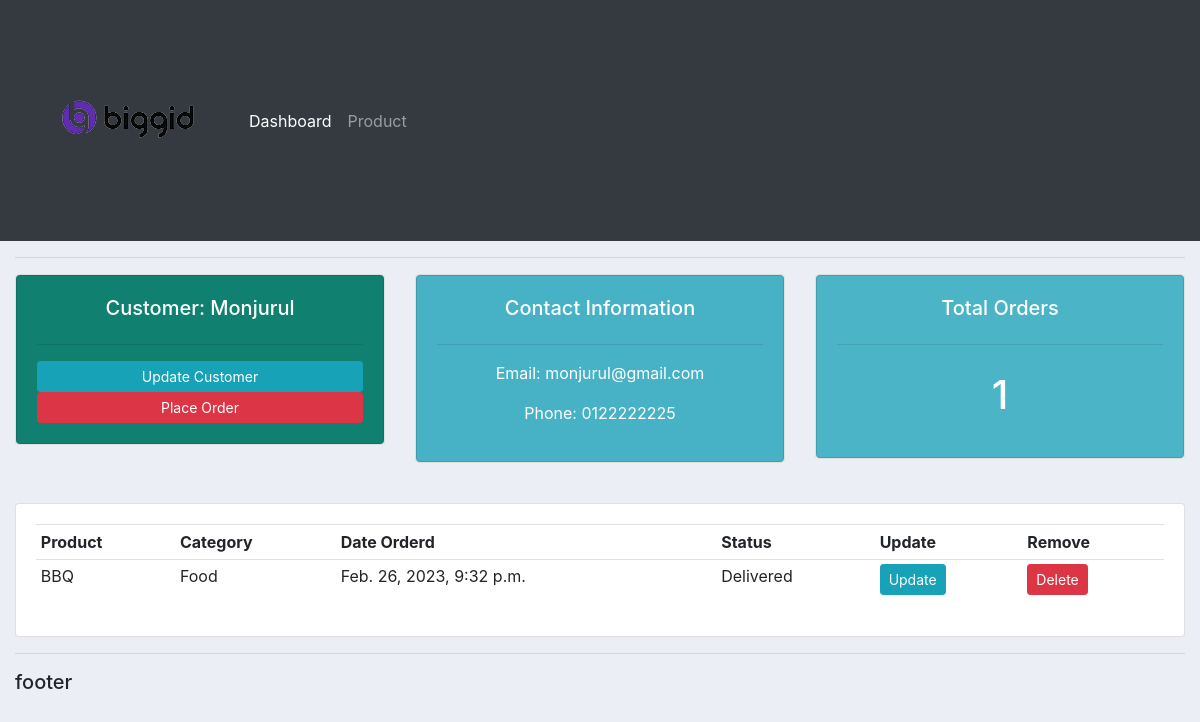
Before: /customer/1/ with the older database file.
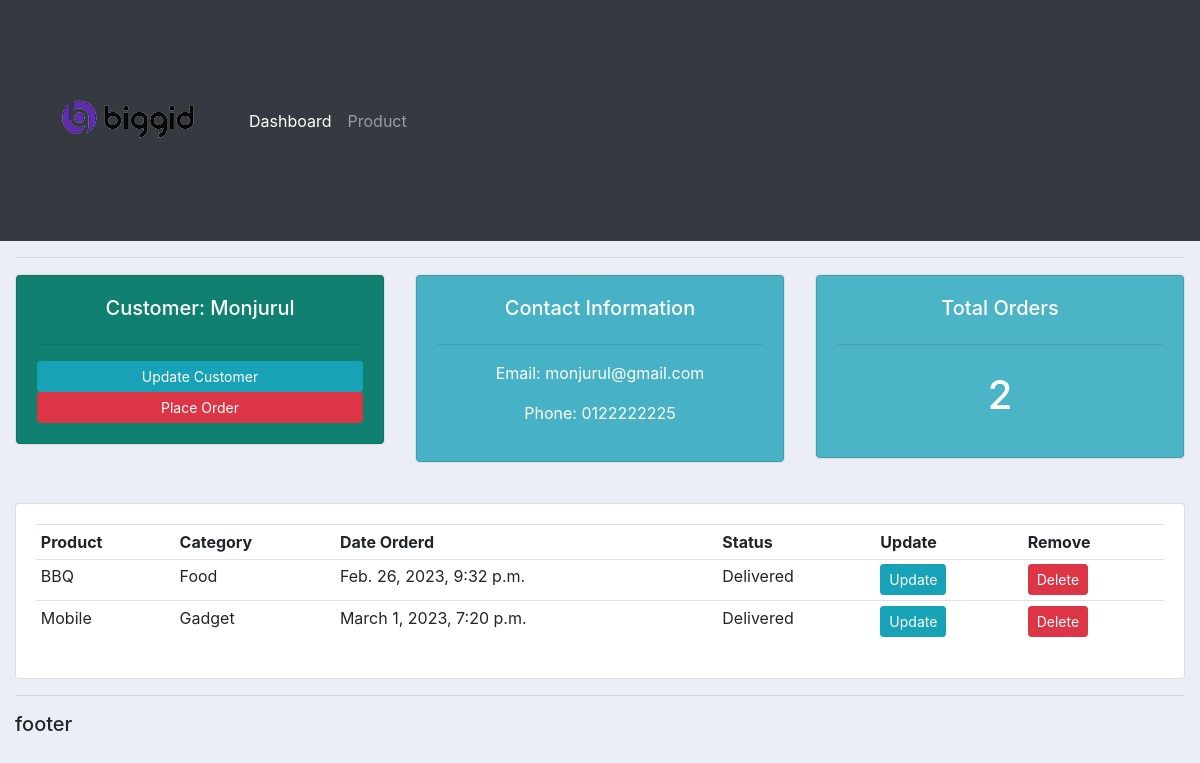
After: the same page with the newer database file.
### accounts/models.py (models this page shows, shortened)
class Customer(models.Model):
    name = models.CharField(max_length=200, null=True)
    phone = models.CharField(max_length=200, null=True)
    email = models.CharField(max_length=200, null=True)
    date_created = models.DateTimeField(auto_now_add=True, null=True)

class Order(models.Model):
    STATUS = (
        ('Pending', 'Pending'),
        ('On Process', 'On Process'),
        ('Delivered', 'Delivered'),
    )
    customer = models.ForeignKey(
        Customer, null=True, on_delete=models.SET_NULL)
    product = models.ForeignKey(Product, null=True, on_delete=models.SET_NULL)
    date_created = models.DateTimeField(auto_now_add=True, null=True)
    status = models.CharField(max_length=200, null=True, choices=STATUS)

class Product(models.Model):
    CATEGORY = (
        ('Food', 'Food'),
        ('Outdoor Item', 'Outdoor Item'),
        ('Gadget', 'Gadget'),
    )
    name = models.CharField(max_length=200, null=True)
    price = models.FloatField(null=True)
    category = models.CharField(max_length=200, null=True, choices=CATEGORY)
    Description = models.CharField(max_length=200, null=True, blank=True)
    date_created = models.DateTimeField(auto_now_add=True, null=True)
    tags = models.ManyToManyField(Tag)
    def __str__(self):
        return self.name

### accounts/views.py (the view)
# urls.py: path('customer/<str:cng>/', views.customer, name='customer'),
def customer(request, cng):
    customer = Customer.objects.get(id=cng)
    orders = customer.order_set.all()
    total_orders = orders.count()
    context = {'orders': orders, 'customer': customer,
               'total_orders': total_orders, }
    return render(request, 'accounts/customer.html', context)

### accounts/templates/accounts/customer.html
{% extends 'accounts/main.html' %} {% block content %}
<div class="row">
  <div class="col-md">
    <div class="card text-center text-white mb-3" id="Customer">
      <div class="card card-body" style="background-color: #108170">
        <h5>Customer: {{customer.name}}</h5>
        <hr />
        <a class="btn btn-sm btn-info" href="">Update Customer</a>
        <a class="btn btn-sm btn-danger" href="/create_order/2/">Place Order</a>
      </div>
    </div>
  </div>
  <div class="col-md">
    <div class="card text-center text-white mb-3" id="Customer">
      <div class="card card-body" style="background-color: #47b2c5">
        <h5>Contact Information</h5>
        <hr />
        <p>Email: {{customer.email}}</p>
        <p>Phone: {{customer.phone}}</p>
      </div>
    </div>
  </div>
  <div class="col-md">
    <div class="card text-center text-white mb-3" id="Customer">
      <div class="card card-body" style="background-color: #4cb4c7">
        <h5>Total Orders</h5>
        <hr />
        <h1 style="text-align: center; padding: 10px">{{total_orders}}</h1>
      </div>
    </div>
  </div>
</div>
<br />
<div class="row">
  <div class="col-md">
    <div class="card card-body">
      <table class="table table-sm">
        <tr>
          <th>Product</th>
          <th>Category</th>
          <th>Date Orderd</th>
          <th>Status</th>
          <th>Update</th>
          <th>Remove</th>
        </tr>
        {% for i in orders %}
        <tr>
          <td>{{i.product}}</td>
          <td>{{i.product.category}}</td>
          <td>{{i.date_created}}</td>
          <td>{{i.status}}</td>
          <td><a class="btn btn-sm btn-info" href="">Update</a></td>
          <td><a class="btn btn-sm btn-danger" href="">Delete</a></td>
        </tr>
        {% endfor %}
      </table>
    </div>
  </div>
</div>
{% endblock %}

### accounts/templates/accounts/main.html (shortened to what this page needs)
{% load static %}
<!DOCTYPE html>
<html lang="en">
  <head>
    <link
      rel="stylesheet"
      href="https://cdn.jsdelivr.net/npm/bootstrap@4.4.1/dist/css/bootstrap.min.css"
    />
  </head>
  <body>
    {% include 'accounts/navbar.html' %}
    <div class="container-fluid">
    <hr />
    {% block content %} {% endblock %}
    <hr />
    <h5>footer</h5>
  </body>
</html>

### accounts/templates/accounts/navbar.html (shortened to what this page needs)
<nav class="navbar navbar-expand-lg navbar-dark bg-dark">
  <img src="/static/image/im1.png">
    <div class="collapse navbar-collapse" id="navbarNav">
      <ul class="navbar-nav">
        <li class="nav-item active">
          <a class="nav-link" href="{% url 'home' %}">Dashboard <span class="sr-only">(current)</span></a>
        </li>
        <li class="nav-item">
          <a class="nav-link" href="{% url 'product' %}">Product</a>
        </li>
    </div>
  </nav>

### accounts/templates/accounts/main.html (style rules this page uses)
body { background-color: #ebeff5; }

Changed rows visible on the page:
added Order: product "Mobile", product.category "Gadget", date_created "March 1, 2023, 7:20 p.m.", status "Delivered"
Other visible differences:
{{ total_orders }}: "1" → "2"
